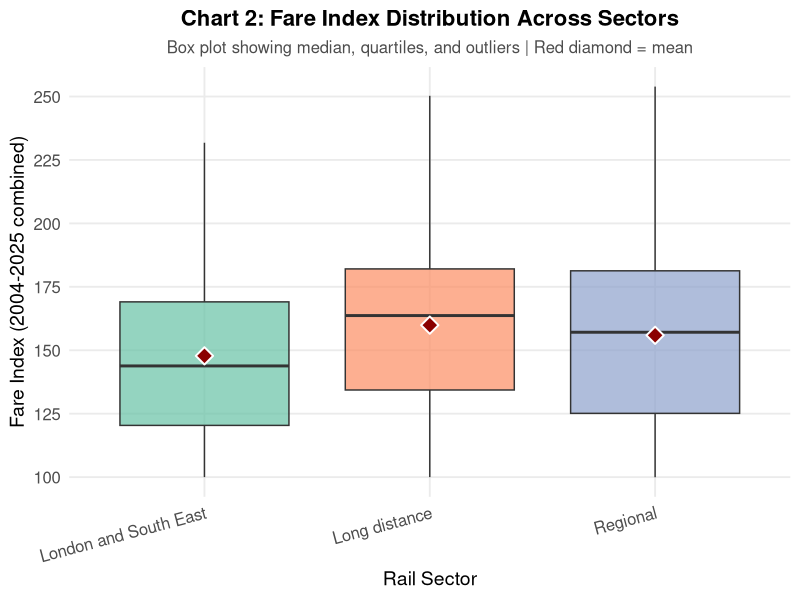
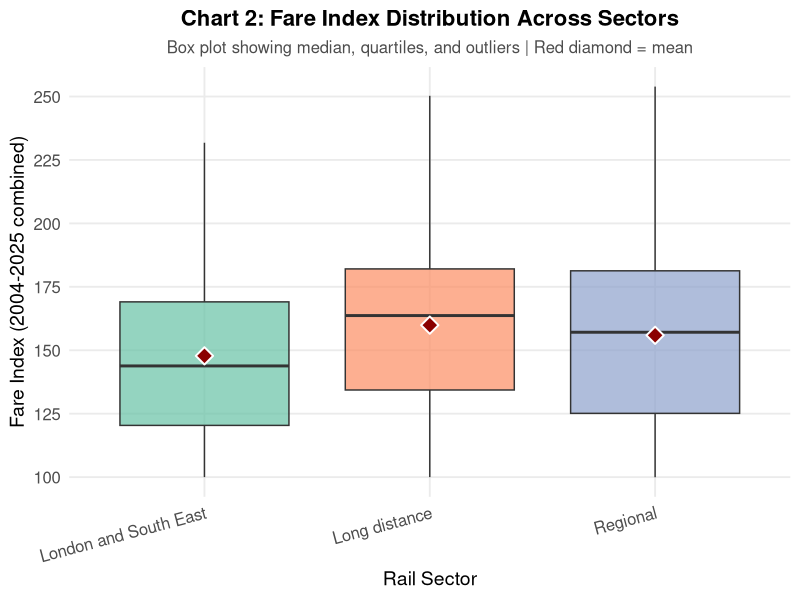

These figures' R source, in order:
# ==============================================================================
# IJC445 DATA VISUALISATION - CHART 2: BOX PLOT (Distribution by Sector)
# ==============================================================================
# ==============================================================================

# SETUP ------------------------------------------------------------------------

library(tidyverse)
library(RColorBrewer)

# LOAD AND TRANSFORM DATA ------------------------------------------------------

data_raw <- read_csv("data/7182_Change_by_ticket_type.csv", 
                     col_types = cols(.default = "c"),
                     show_col_types = FALSE)

rail_data <- data_raw %>%
  filter(!Sector %in% c("Retail Prices Index")) %>%
  filter(!str_detect(`Ticket type`, "Revenue per journey")) %>%
  select(Sector, `Ticket type`, `2004`:`2025 [note 1]`) %>%
  pivot_longer(
    cols = `2004`:`2025 [note 1]`,
    names_to = "Year",
    values_to = "Fare_Index"
  ) %>%
  mutate(
    Year = as.numeric(str_extract(Year, "\\d{4}")),
    Fare_Index = as.numeric(Fare_Index)
  ) %>%
  filter(!is.na(Fare_Index))

# CREATE CHART 2 ---------------------------------------------------------------


# Filter data for box plot
box_data <- rail_data %>%
  filter(Sector != "All operators") %>%
  filter(`Ticket type` != "All tickets")

# Create visualisation
chart2 <- ggplot(box_data, aes(x = Sector, y = Fare_Index, fill = Sector)) +
  geom_boxplot(alpha = 0.7, outlier.shape = 21, outlier.size = 2.5, 
               outlier.fill = "red", outlier.alpha = 0.6) +
  # Add mean as a diamond point
  stat_summary(fun = mean, geom = "point", shape = 23, size = 4, 
               fill = "darkred", colour = "white", stroke = 1) +
  # Colourblind-safe palette
  scale_fill_brewer(palette = "Set2") +
  scale_y_continuous(breaks = seq(100, 250, by = 25)) +
  labs(
    title = "Chart 2: Fare Index Distribution Across Sectors",
    subtitle = "Box plot showing median, quartiles, and outliers | Red diamond = mean",
    x = "Rail Sector",
    y = "Fare Index (2004-2025 combined)"
  ) +
  theme_minimal(base_size = 14) +
  theme(
    plot.title = element_text(face = "bold", size = 16, hjust = 0.5),
    plot.subtitle = element_text(size = 12, colour = "grey30", hjust = 0.5),
    legend.position = "none",
    panel.grid.minor = element_blank(),
    axis.text = element_text(size = 12),
    axis.text.x = element_text(angle = 15, hjust = 1)
  )

# Save chart
dir.create("visualisations/diverse", showWarnings = FALSE, recursive = TRUE)
ggsave("visualisations/diverse/chart2_boxplot_sector_distribution.png", 
       chart2, width = 10, height = 7, dpi = 300, bg = "white")

# Auto-display chart
print(chart2)



